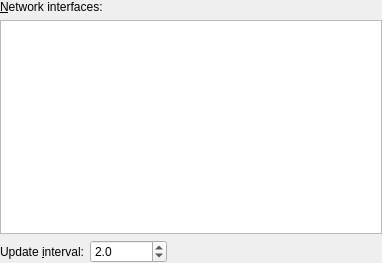
<?xml version="1.0" encoding="UTF-8"?>
<ui version="4.0">
 <class>config</class>
 <widget class="QWidget" name="config">
  <property name="geometry">
   <rect>
    <x>0</x>
    <y>0</y>
    <width>382</width>
    <height>263</height>
   </rect>
  </property>
  <layout class="QVBoxLayout">
   <property name="margin">
    <number>0</number>
   </property>
   <item>
    <widget class="QLabel" name="label">
     <property name="text">
      <string>&amp;Network interfaces:</string>
     </property>
     <property name="buddy">
      <cstring>treeView</cstring>
     </property>
    </widget>
   </item>
   <item>
    <widget class="QTreeView" name="treeView">
     <property name="rootIsDecorated">
      <bool>false</bool>
     </property>
     <property name="uniformRowHeights">
      <bool>true</bool>
     </property>
     <property name="sortingEnabled">
      <bool>true</bool>
     </property>
    </widget>
   </item>
   <item>
    <layout class="QHBoxLayout">
     <item>
      <widget class="QLabel" name="label_2">
       <property name="text">
        <string>Update &amp;interval:</string>
       </property>
       <property name="alignment">
        <set>Qt::AlignRight|Qt::AlignTrailing|Qt::AlignVCenter</set>
       </property>
       <property name="buddy">
        <cstring>intervalSpinBox</cstring>
       </property>
      </widget>
     </item>
     <item>
      <widget class="QDoubleSpinBox" name="intervalSpinBox">
       <property name="decimals">
        <number>1</number>
       </property>
       <property name="minimum">
        <double>0.100000000000000</double>
       </property>
       <property name="maximum">
        <double>525600.000000000000000</double>
       </property>
       <property name="value">
        <double>2.000000000000000</double>
       </property>
      </widget>
     </item>
     <item>
      <spacer>
       <property name="orientation">
        <enum>Qt::Horizontal</enum>
       </property>
       <property name="sizeHint" stdset="0">
        <size>
         <width>40</width>
         <height>20</height>
        </size>
       </property>
      </spacer>
     </item>
    </layout>
   </item>
  </layout>
 </widget>
 <connections/>
</ui>
